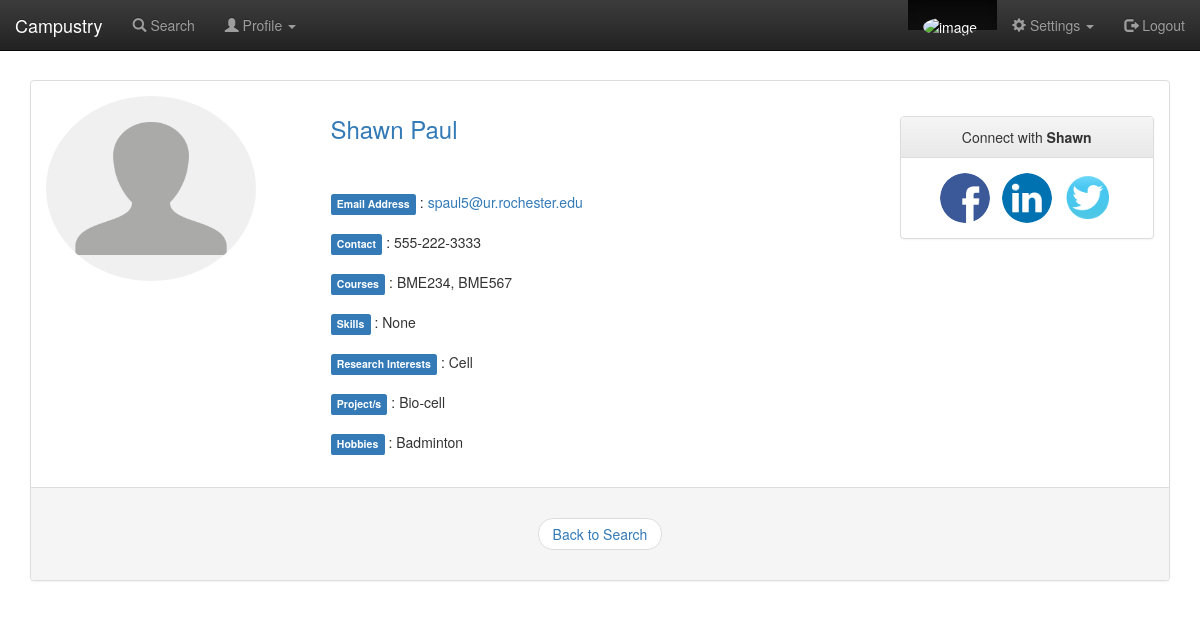
The app's page /viewProfile.php?userId=3 with its own data.
### tables this page shows
CREATE TABLE UsersProfile
(
	UserID int NOT NULL,
	Dept varchar(100),
	GradLevel varchar(100),
	Image varchar(100),
	Contact varchar(100),
	Course varchar(100),
	Skill varchar(100),
	Project varchar(100),
	Research varchar(100),
	Hobby varchar(100),
	FacebookUrl varchar(100),
	LinkedinUrl varchar(100),
	TwitterUrl varchar(100),
	Active boolean not null default 1,
	FOREIGN KEY (UserID) REFERENCES Users(UserID)
);

CREATE TABLE Users
(
	UserID int NOT NULL AUTO_INCREMENT,
	FirstName varchar(20) NOT NULL,
	LastName varchar(20),
	EMail varchar(255),
	PWD varchar(255),
	PRIMARY KEY (UserID)
);

### viewProfile.php (the view, shortened to what this page needs)
<!DOCTYPE html>
<html lang="en">
<head>
	<link rel="stylesheet" href="https://maxcdn.bootstrapcdn.com/bootstrap/3.2.0/css/bootstrap.min.css">
	<link rel="stylesheet" href="https://maxcdn.bootstrapcdn.com/bootstrap/3.2.0/css/bootstrap-theme.min.css">
	<link rel="stylesheet" href="/css/typeahead.css">
</head>
<body background="images/bg7.jpg">
	<?php
	require 'includes/header.php';
	require 'db_conn.php';
	$userid = $_GET['userId'];
      $sql = "Select u.FirstName, u.LastName, u.EMail, up.Image, up.Contact, up.Course, up.Skill,
      up.Research, up.Project, up.Hobby, up.FacebookUrl, up.LinkedinUrl, up.TwitterUrl
      from Users u, UsersProfile up WHERE u.UserID=$userid and u.UserID=up.UserID";
      $retval = mysql_query( $sql, $conn );
      while($row = mysql_fetch_array($retval, MYSQL_ASSOC))
      {
      	$firstname = $row['FirstName'];
      	$lastname = $row['LastName'];
      	$email = $row['EMail'];
      	$image = $row['Image'];
      	$contact = $row['Contact'];
      	$course = $row['Course'];
      	$skill = $row['Skill'];
      	$research = $row['Research'];
      	$project = $row['Project'];
      	$hobby = $row['Hobby'];
      	$facebookurl = $row['FacebookUrl'];
      	$linkedinurl = $row['LinkedinUrl'];
      	$twitterurl = $row['TwitterUrl'];
      }
      ?>
      <br><br><br><br>
      <div class="container">
      	<div class="panel panel-default">
      		<div class="panel-body">
      			<div class="row">
      				<div class="col-sm-12">
      					<div class="row">
      						<div class="col-sm-3">
      							<img src="<?php echo $image; ?>" class="img-circle" alt="Cinque Terre" width="210" height="185">
      						</div>
      						<div class="col-sm-6"><a href="#"><h3><span id="firstname"><?php echo $firstname; ?></span>&nbsp;<span id="lastname"><?php echo $lastname; ?></span></h3></a><br><br>
      							<span class="label label-primary">Email Address</span> : <span id="email"><a href="mailto:<?php echo $email; ?>"><?php echo $email; ?></a></span><br><br>
      							<span class="label label-primary">Contact</span> : <?php echo $contact; ?><br><br>
      							<span class="label label-primary">Courses</span> : <?php echo $course; ?><br><br>
      							<span class="label label-primary">Skills</span> : <?php echo $skill; ?><br><br>
      							<span class="label label-primary">Research Interests</span> : <?php echo $research; ?><br><br>
      							<span class="label label-primary">Project/s</span> : <?php echo $project; ?><br><br>
      							<span class="label label-primary">Hobbies</span> : <?php echo $hobby; ?><br><br>
      						</div>
      						<div class="col-sm-3"><br>
      							<div class="panel panel-default">
      								<div class="panel-heading" align="center">Connect with <b><?php echo $firstname; ?></b></div>
      								<div class="panel-body" align="center">
      									<a href="<?php echo $facebookurl; ?>"><img src="images/facebook.png" class="img-circle" alt="Cinque Terre" width="50" height="50"></a>&nbsp;&nbsp;
      									<a href="<?php echo $linkedinurl; ?>"><img src="images/linkedin.png" class="img-circle" alt="Cinque Terre" width="50" height="50"></a>&nbsp;&nbsp;
      									<a href="<?php echo $twitterurl; ?>"><img src="images/twitter.png" class="img-circle" alt="Cinque Terre" width="50" height="50"></a>
      								</div>
      							</div>
      						</div>
      					</div>
      				</div>
      			</div>
      		</div>
      		<div class="panel-footer">
      			<ul class="pager">
      				<li ><a href="search.php">Back to Search</a></li>
      			</ul>
      		</div>
      	</div>
      </div>
  </body>
  </html>

### records on screen
usersprofile: Image (placeholder picture), UserID.FirstName "Shawn", UserID.LastName "Paul", UserID.EMail "spaul5@ur.rochester.edu", Contact "555-222-3333", Course "BME234, BME567", Skill "None", Research "Cell", Project "Bio-cell", Hobby "Badminton"
